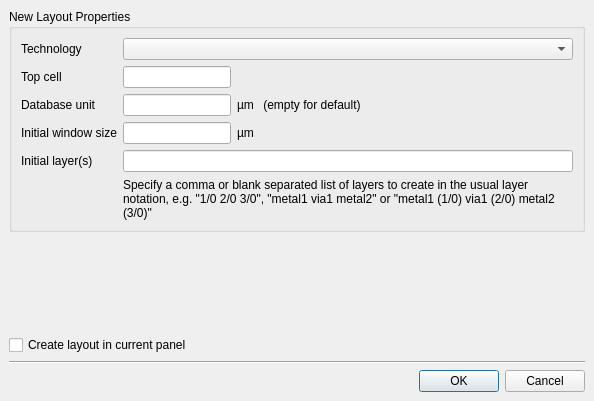
<?xml version="1.0" encoding="UTF-8"?>
<ui version="4.0">
 <class>NewLayoutPropertiesDialog</class>
 <widget class="QDialog" name="NewLayoutPropertiesDialog">
  <property name="geometry">
   <rect>
    <x>0</x>
    <y>0</y>
    <width>594</width>
    <height>401</height>
   </rect>
  </property>
  <property name="windowTitle">
   <string>New Layout</string>
  </property>
  <layout class="QVBoxLayout">
   <property name="spacing">
    <number>6</number>
   </property>
   <property name="leftMargin">
    <number>9</number>
   </property>
   <property name="topMargin">
    <number>9</number>
   </property>
   <property name="rightMargin">
    <number>9</number>
   </property>
   <property name="bottomMargin">
    <number>9</number>
   </property>
   <item>
    <widget class="QGroupBox" name="groupBox">
     <property name="title">
      <string>New Layout Properties</string>
     </property>
     <layout class="QGridLayout">
      <property name="leftMargin">
       <number>9</number>
      </property>
      <property name="topMargin">
       <number>9</number>
      </property>
      <property name="rightMargin">
       <number>9</number>
      </property>
      <property name="bottomMargin">
       <number>9</number>
      </property>
      <property name="spacing">
       <number>6</number>
      </property>
      <item row="4" column="1">
       <widget class="QLineEdit" name="window_le">
        <property name="sizePolicy">
         <sizepolicy hsizetype="Fixed" vsizetype="Fixed">
          <horstretch>0</horstretch>
          <verstretch>0</verstretch>
         </sizepolicy>
        </property>
       </widget>
      </item>
      <item row="1" column="2" colspan="3">
       <spacer>
        <property name="orientation">
         <enum>Qt::Horizontal</enum>
        </property>
        <property name="sizeHint" stdset="0">
         <size>
          <width>181</width>
          <height>20</height>
         </size>
        </property>
       </spacer>
      </item>
      <item row="1" column="1">
       <widget class="QLineEdit" name="topcell_le">
        <property name="sizePolicy">
         <sizepolicy hsizetype="Fixed" vsizetype="Fixed">
          <horstretch>0</horstretch>
          <verstretch>0</verstretch>
         </sizepolicy>
        </property>
       </widget>
      </item>
      <item row="3" column="1">
       <widget class="QLineEdit" name="dbu_le">
        <property name="sizePolicy">
         <sizepolicy hsizetype="Fixed" vsizetype="Fixed">
          <horstretch>0</horstretch>
          <verstretch>0</verstretch>
         </sizepolicy>
        </property>
       </widget>
      </item>
      <item row="0" column="1" colspan="4">
       <widget class="QComboBox" name="tech_cbx"/>
      </item>
      <item row="5" column="1" colspan="4">
       <widget class="QLineEdit" name="layers_le"/>
      </item>
      <item row="4" column="4">
       <spacer>
        <property name="orientation">
         <enum>Qt::Horizontal</enum>
        </property>
        <property name="sizeHint" stdset="0">
         <size>
          <width>141</width>
          <height>20</height>
         </size>
        </property>
       </spacer>
      </item>
      <item row="3" column="2">
       <widget class="QLabel" name="label_6">
        <property name="text">
         <string>µm</string>
        </property>
       </widget>
      </item>
      <item row="4" column="2">
       <widget class="QLabel" name="label_4">
        <property name="text">
         <string>µm</string>
        </property>
       </widget>
      </item>
      <item row="1" column="0">
       <widget class="QLabel" name="label">
        <property name="text">
         <string>Top cell</string>
        </property>
       </widget>
      </item>
      <item row="3" column="0">
       <widget class="QLabel" name="label_5">
        <property name="text">
         <string>Database unit</string>
        </property>
       </widget>
      </item>
      <item row="0" column="0">
       <widget class="QLabel" name="label_3">
        <property name="text">
         <string>Technology</string>
        </property>
       </widget>
      </item>
      <item row="3" column="4">
       <spacer>
        <property name="orientation">
         <enum>Qt::Horizontal</enum>
        </property>
        <property name="sizeHint" stdset="0">
         <size>
          <width>141</width>
          <height>20</height>
         </size>
        </property>
       </spacer>
      </item>
      <item row="3" column="3">
       <widget class="QLabel" name="label_7">
        <property name="text">
         <string> (empty for default)</string>
        </property>
       </widget>
      </item>
      <item row="4" column="0">
       <widget class="QLabel" name="label_2">
        <property name="text">
         <string>Initial window size</string>
        </property>
       </widget>
      </item>
      <item row="5" column="0">
       <widget class="QLabel" name="label_8">
        <property name="text">
         <string>Initial layer(s)</string>
        </property>
       </widget>
      </item>
      <item row="6" column="1" colspan="4">
       <widget class="QLabel" name="label_9">
        <property name="text">
         <string>&lt;html&gt;&lt;head/&gt;&lt;body&gt;Specify a comma or blank separated list of layers to create in the usual layer notation, e.g. &quot;1/0 2/0 3/0&quot;, &quot;metal1 via1 metal2&quot; or &quot;metal1 (1/0) via1 (2/0) metal2 (3/0)&quot;&lt;/body&gt;&lt;/html&gt;</string>
        </property>
        <property name="wordWrap">
         <bool>true</bool>
        </property>
       </widget>
      </item>
     </layout>
    </widget>
   </item>
   <item>
    <spacer>
     <property name="orientation">
      <enum>Qt::Vertical</enum>
     </property>
     <property name="sizeHint" stdset="0">
      <size>
       <width>385</width>
       <height>16</height>
      </size>
     </property>
    </spacer>
   </item>
   <item>
    <widget class="QCheckBox" name="current_panel_cb">
     <property name="text">
      <string>Create layout in current panel</string>
     </property>
    </widget>
   </item>
   <item>
    <widget class="Line" name="line">
     <property name="orientation">
      <enum>Qt::Horizontal</enum>
     </property>
    </widget>
   </item>
   <item>
    <widget class="QDialogButtonBox" name="buttonBox">
     <property name="orientation">
      <enum>Qt::Horizontal</enum>
     </property>
     <property name="standardButtons">
      <set>QDialogButtonBox::Cancel|QDialogButtonBox::Ok</set>
     </property>
    </widget>
   </item>
  </layout>
 </widget>
 <tabstops>
  <tabstop>tech_cbx</tabstop>
  <tabstop>topcell_le</tabstop>
  <tabstop>dbu_le</tabstop>
  <tabstop>window_le</tabstop>
  <tabstop>layers_le</tabstop>
  <tabstop>current_panel_cb</tabstop>
 </tabstops>
 <resources/>
 <connections>
  <connection>
   <sender>buttonBox</sender>
   <signal>accepted()</signal>
   <receiver>NewLayoutPropertiesDialog</receiver>
   <slot>accept()</slot>
   <hints>
    <hint type="sourcelabel">
     <x>248</x>
     <y>254</y>
    </hint>
    <hint type="destinationlabel">
     <x>157</x>
     <y>274</y>
    </hint>
   </hints>
  </connection>
  <connection>
   <sender>buttonBox</sender>
   <signal>rejected()</signal>
   <receiver>NewLayoutPropertiesDialog</receiver>
   <slot>reject()</slot>
   <hints>
    <hint type="sourcelabel">
     <x>316</x>
     <y>260</y>
    </hint>
    <hint type="destinationlabel">
     <x>286</x>
     <y>274</y>
    </hint>
   </hints>
  </connection>
 </connections>
</ui>
